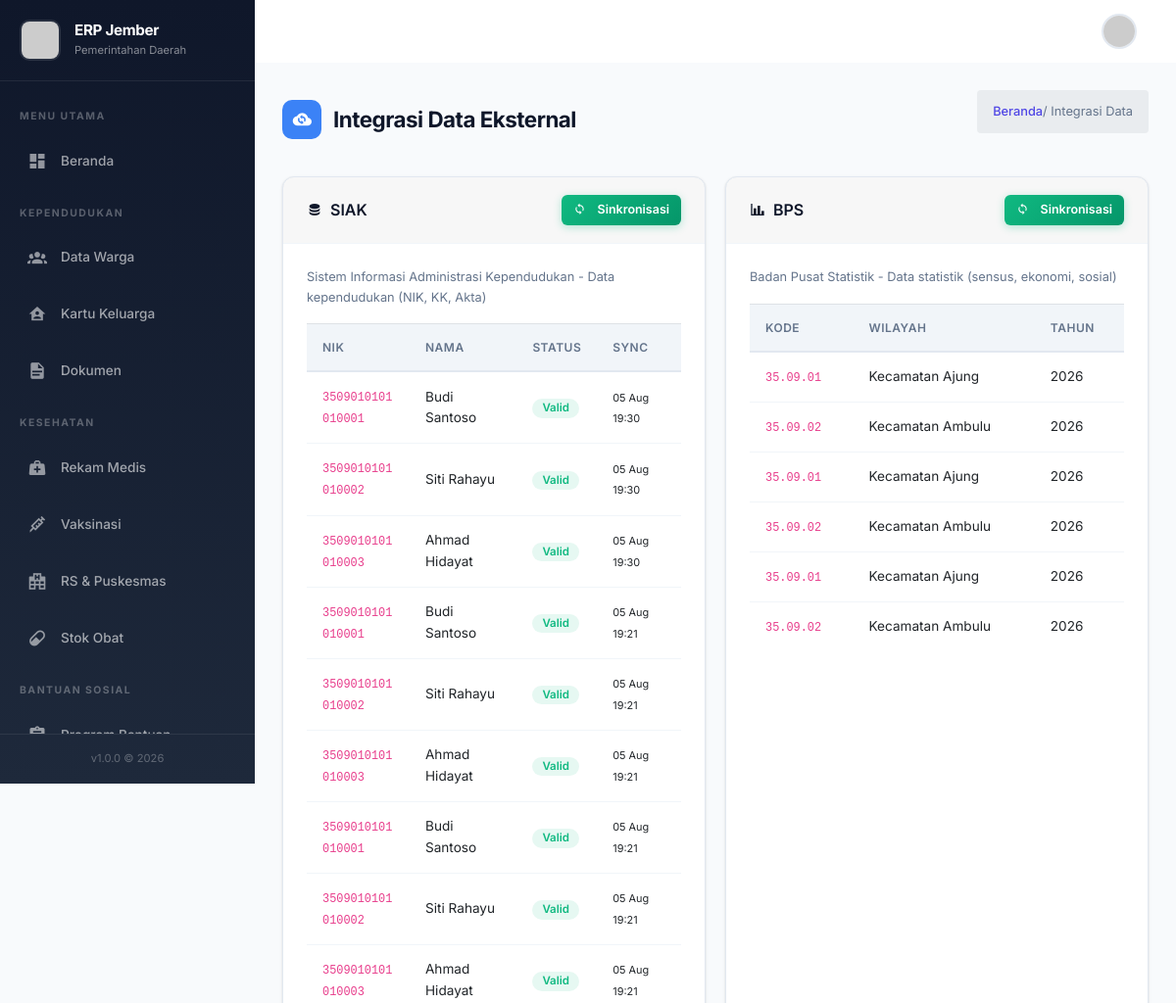
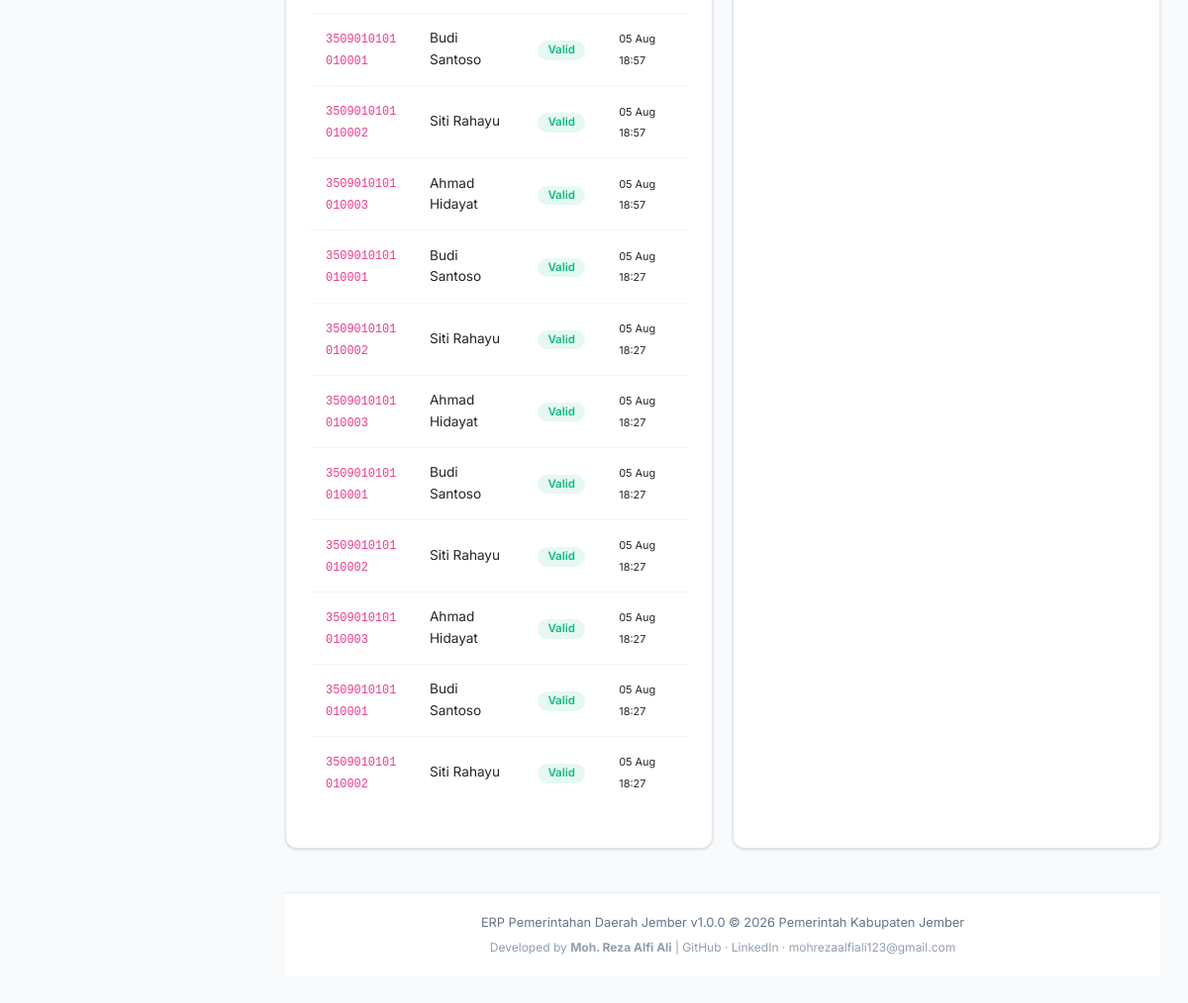
Page /modul/integrasi/siak.php (signed in) on the earlier database version (2 pictures, top to bottom).
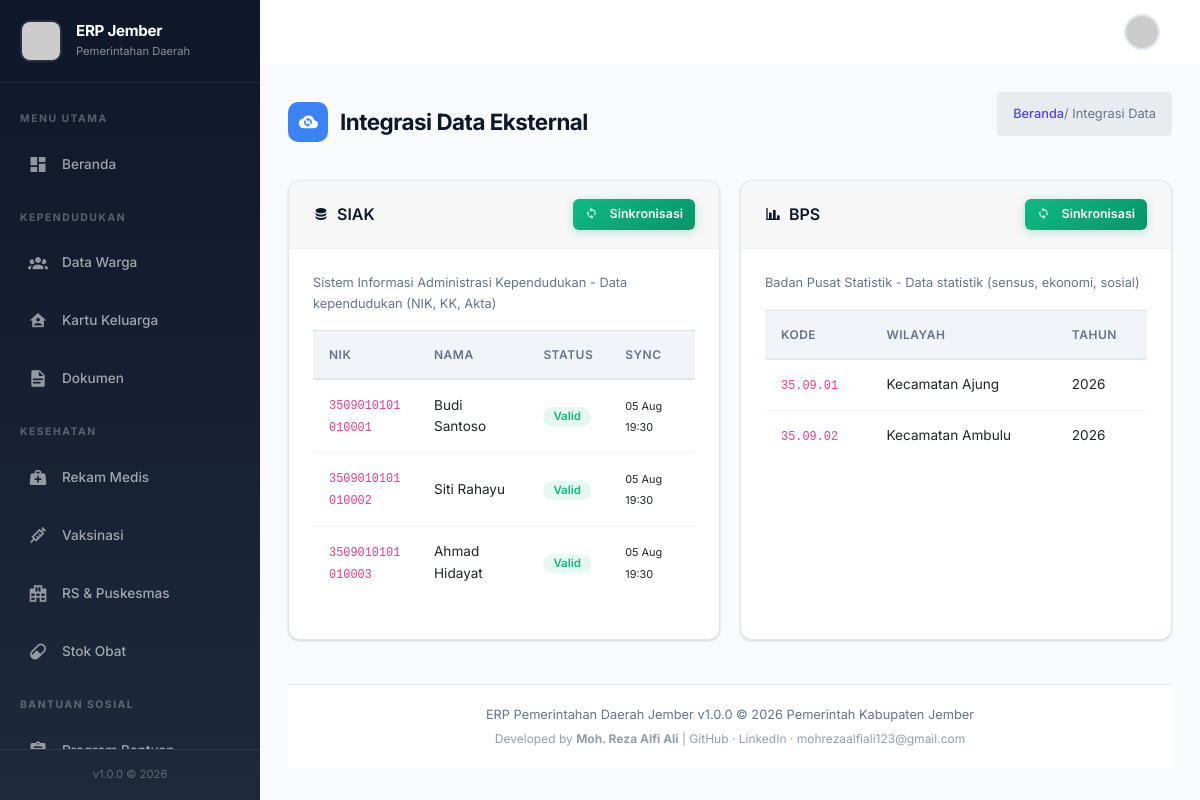
Same page on the later database version.
### tables this page shows
CREATE TABLE `tbl_siak_data` (
  `id` int(11) NOT NULL,
  `nik` varchar(16) NOT NULL,
  `nama` varchar(100) DEFAULT NULL,
  `data_json` longtext DEFAULT NULL,
  `terakhir_sinkron` datetime DEFAULT NULL,
  `status` enum('Valid','Invalid','Pending') DEFAULT 'Pending',
  `created_at` timestamp NOT NULL DEFAULT current_timestamp()
);

CREATE TABLE `tbl_bps_data` (
  `id` int(11) NOT NULL,
  `kode_wilayah` varchar(20) NOT NULL,
  `nama_wilayah` varchar(100) DEFAULT NULL,
  `data_statistik` longtext DEFAULT NULL,
  `tahun` int(11) DEFAULT NULL,
  `sumber` varchar(100) DEFAULT 'BPS',
  `created_at` timestamp NOT NULL DEFAULT current_timestamp()
);

### includes/functions.php (called while the page is built, shortened)
<?php
function sanitize($data) {
    return htmlspecialchars(trim($data), ENT_QUOTES, 'UTF-8');
}
function formatDate($date, $format = 'd-m-Y') {
    return date($format, strtotime($date));
}
function getCurrentUser($dbh) {
    $stmt = $dbh->prepare("SELECT u.*, r.nama_role, r.level_akses FROM tbl_users u JOIN tbl_roles r ON u.role_id = r.id WHERE u.id = :id");
    $stmt->execute([':id' => $_SESSION['user_id']]);
    return $stmt->fetch();
}

### modul/integrasi/siak.php (the view, shortened to what this page needs)
<?php
require_once '../../includes/auth.php';
$siakData = $dbh->query("SELECT * FROM tbl_siak_data ORDER BY terakhir_sinkron DESC LIMIT 20")->fetchAll();
$bpsData = $dbh->query("SELECT * FROM tbl_bps_data ORDER BY created_at DESC LIMIT 20")->fetchAll();
?>
<!DOCTYPE html>
<html lang="id">
<?php include '../../includes/head.php'; ?>
<body>
    <?php include '../../includes/header.php'; ?>
    <?php include '../../includes/sidebar.php'; ?>
    <div class="app-main">
        <div class="page-header">
            <h3>
                <span class="icon bg-info"><i class="mdi mdi-cloud-sync"></i></span>
                Integrasi Data Eksternal
            </h3>
            <div class="breadcrumb"><a href="../dashboard/index.php">Beranda</a> / Integrasi Data</div>
        </div>
        <div style="display:grid; grid-template-columns: repeat(auto-fit, minmax(400px, 1fr)); gap:20px;" class="mb-3">
            <div class="card">
                <div class="card-header d-flex justify-content-between align-items-center">
                    <h5 class="mb-0"><i class="mdi mdi-database mr-2"></i>SIAK</h5>
                    <form method="post">
                        <button type="submit" name="sync_siak" class="btn btn-success btn-sm"><i class="mdi mdi-sync mr-1"></i> Sinkronisasi</button>
                    </form>
                </div>
                <div class="card-body">
                    <p class="text-muted small">Sistem Informasi Administrasi Kependudukan - Data kependudukan (NIK, KK, Akta)</p>
                    <div class="table-responsive">
                        <table class="table table-sm">
                            <thead><tr><th>NIK</th><th>Nama</th><th>Status</th><th>Sync</th></tr></thead>
                            <tbody>
                                <?php if (empty($siakData)): ?>
                                    <tr><td colspan="4" class="text-center text-muted">Belum ada data. Klik sinkronisasi untuk mulai.</td></tr>
                                <?php else: foreach ($siakData as $row): ?>
                                <tr>
                                    <td><code><?= sanitize($row->nik) ?></code></td>
                                    <td><?= sanitize($row->nama) ?></td>
                                    <td><span class="badge badge-<?= $row->status === 'Valid' ? 'success' : 'warning' ?>"><?= $row->status ?></span></td>
                                    <td><small><?= formatDate($row->terakhir_sinkron, 'd M H:i') ?></small></td>
                                </tr>
                                <?php endforeach; endif; ?>
                            </tbody>
                        </table>
                    </div>
                </div>
            </div>
            <div class="card">
                <div class="card-header d-flex justify-content-between align-items-center">
                    <h5 class="mb-0"><i class="mdi mdi-chart-bar mr-2"></i>BPS</h5>
                    <form method="post">
                        <button type="submit" name="sync_bps" class="btn btn-success btn-sm"><i class="mdi mdi-sync mr-1"></i> Sinkronisasi</button>
                    </form>
                </div>
                <div class="card-body">
                    <p class="text-muted small">Badan Pusat Statistik - Data statistik (sensus, ekonomi, sosial)</p>
                    <div class="table-responsive">
                        <table class="table table-sm">
                            <thead><tr><th>Kode</th><th>Wilayah</th><th>Tahun</th></tr></thead>
                            <tbody>
                                <?php if (empty($bpsData)): ?>
                                    <tr><td colspan="3" class="text-center text-muted">Belum ada data.</td></tr>
                                <?php else: foreach ($bpsData as $row): ?>
                                <tr>
                                    <td><code><?= sanitize($row->kode_wilayah) ?></code></td>
                                    <td><?= sanitize($row->nama_wilayah) ?></td>
                                    <td><?= $row->tahun ?></td>
                                </tr>
                                <?php endforeach; endif; ?>
                            </tbody>
                        </table>
                    </div>
                </div>
            </div>
        </div>
        <?php include '../../includes/footer.php'; ?>
    </div>
</body>
</html>

### includes/head.php (shortened to what this page needs)
<?php
$__base = '';
if (strpos($_SERVER['PHP_SELF'], '/modul/') !== false) {
    $__base = '../../';
}
?>
<head>
    <link rel="stylesheet" href="<?= $__base ?>assets/vendors/mdi/css/materialdesignicons.min.css">
    <link rel="stylesheet" href="<?= $__base ?>assets/vendors/css/bootstrap.min.css">
    <link rel="stylesheet" href="<?= $__base ?>assets/vendors/css/vendor.bundle.base.css">
    <link rel="stylesheet" href="<?= $__base ?>assets/css/style.css">
</head>

### includes/header.php (shortened to what this page needs)
<?php
require_once __DIR__ . '/auth.php';
$currentUser = getCurrentUser($dbh);
?>
<nav class="app-header">
    <div class="header-right">
        <div class="header-profile" id="profileDropdown">
            <img src="<?= $__base ?>uploads/foto_profil/<?= $currentUser->foto ?>" alt="Profile" onerror="this.src='https://ui-avatars.com/api/?name=<?= urlencode($currentUser->nama_lengkap) ?>&background=4f46e5&color=fff&size=80'" style="object-fit:cover;">
        </div>
    </div>
</nav>

### includes/sidebar.php (shortened to what this page needs)
<?php
$currentModule = '';
$currentFile = basename($_SERVER['PHP_SELF']);
if (strpos($_SERVER['PHP_SELF'], '/modul/') !== false) {
    $segments = explode('/', $_SERVER['PHP_SELF']);
    foreach ($segments as $i => $seg) {
        if ($seg === 'modul' && isset($segments[$i + 1])) {
            $currentModule = $segments[$i + 1];
            break;
        }
    }
}
?>
<aside class="sidebar" id="sidebar">
    <div class="sidebar-brand">
        <img src="<?= $__base ?>uploads/logo/logo.png" alt="Logo" onerror="this.src='https://ui-avatars.com/api/?name=Jember&background=4f46e5&color=fff&size=80'">
        <div>
            <h5>ERP Jember</h5>
            <small>Pemerintahan Daerah</small>
        </div>
    </div>
    <div class="sidebar-nav">
        <div class="nav-category">Menu Utama</div>
        <ul class="nav">
            <li class="nav-item">
                <a class="nav-link <?= $currentModule === '' || $currentModule === 'dashboard' ? 'active' : '' ?>" href="<?= $__base ?>modul/dashboard/index.php">
                    <i class="mdi mdi-view-dashboard"></i><span>Beranda</span>
                </a>
            </li>
        </ul>
        <div class="nav-category">Kependudukan</div>
        <ul class="nav">
            <li class="nav-item">
                <a class="nav-link <?= $currentModule === 'kependudukan' && $currentFile === 'warga.php' ? 'active' : '' ?>" href="<?= $__base ?>modul/kependudukan/warga.php">
                    <i class="mdi mdi-account-group"></i><span>Data Warga</span>
                </a>
            </li>
            <li class="nav-item">
                <a class="nav-link <?= $currentFile === 'keluarga.php' ? 'active' : '' ?>" href="<?= $__base ?>modul/kependudukan/keluarga.php">
                    <i class="mdi mdi-home-account"></i><span>Kartu Keluarga</span>
                </a>
            </li>
            <li class="nav-item">
                <a class="nav-link <?= $currentFile === 'dokumen.php' ? 'active' : '' ?>" href="<?= $__base ?>modul/kependudukan/dokumen.php">
                    <i class="mdi mdi-file-document"></i><span>Dokumen</span>
                </a>
            </li>
        </ul>
        <div class="nav-category">Kesehatan</div>
        <ul class="nav">
            <li class="nav-item">
                <a class="nav-link <?= $currentFile === 'rekam_medis.php' ? 'active' : '' ?>" href="<?= $__base ?>modul/kesehatan/rekam_medis.php">
                    <i class="mdi mdi-medical-bag"></i><span>Rekam Medis</span>
                </a>
            </li>
            <li class="nav-item">
                <a class="nav-link <?= $currentFile === 'vaksinasi.php' ? 'active' : '' ?>" href="<?= $__base ?>modul/kesehatan/vaksinasi.php">
                    <i class="mdi mdi-needle"></i><span>Vaksinasi</span>
                </a>
            </li>
            <li class="nav-item">
                <a class="nav-link <?= $currentFile === 'rumah_sakit.php' ? 'active' : '' ?>" href="<?= $__base ?>modul/kesehatan/rumah_sakit.php">
                    <i class="mdi mdi-hospital-building"></i><span>RS & Puskesmas</span>
                </a>
            </li>
            <li class="nav-item">
                <a class="nav-link <?= $currentFile === 'stok_obat.php' ? 'active' : '' ?>" href="<?= $__base ?>modul/kesehatan/stok_obat.php">
                    <i class="mdi mdi-pill"></i><span>Stok Obat</span>
                </a>
            </li>
        </ul>
        <div class="nav-category">Bantuan Sosial</div>
        <ul class="nav">
            <li class="nav-item">
                <a class="nav-link <?= $currentFile === 'program.php' ? 'active' : '' ?>" href="<?= $__base ?>modul/bantuan_sosial/program.php">
                    <i class="mdi mdi-clipboard-text"></i><span>Program Bantuan</span>
                </a>
            </li>
        </ul>
    </div>
    <div class="sidebar-scroll-indicator">
        <div class="version">v<?= APP_VERSION ?> &copy; <?= date('Y') ?></div>
    </div>
</aside>

### includes/footer.php (shortened to what this page needs)
<footer class="app-footer">
    <div><?= APP_NAME ?> v<?= APP_VERSION ?> &copy; <?= date('Y') ?> Pemerintah Kabupaten Jember</div>
    <div style="font-size: 0.75rem; margin-top: 4px; opacity: 0.7;">
        Developed by <strong>Moh. Reza Alfi Ali</strong> |
        <a href="https://github.com/mrezaalfiali" target="_blank" style="color: inherit;">GitHub</a> ·
        <a href="https://linkedin.com/in/mohrezaalfiali" target="_blank" style="color: inherit;">LinkedIn</a> ·
        <a href="mailto:mohrezaalfiali123@gmail.com" style="color: inherit;">mohrezaalfiali123@gmail.com</a>
    </div>
</footer>

Differences in the rows shown:
removed tbl_siak_data: nik "3509010101010001", nama "Budi Santoso", status "Valid", terakhir_sinkron "05 Aug 19:21"
removed tbl_siak_data: nik "3509010101010002", nama "Siti Rahayu", status "Valid", terakhir_sinkron "05 Aug 19:21"
removed tbl_siak_data: nik "3509010101010003", nama "Ahmad Hidayat", status "Valid", terakhir_sinkron "05 Aug 19:21"
removed tbl_siak_data: nik "3509010101010001", nama "Budi Santoso", status "Valid", terakhir_sinkron "05 Aug 19:21"
removed tbl_siak_data: nik "3509010101010002", nama "Siti Rahayu", status "Valid", terakhir_sinkron "05 Aug 19:21"
removed tbl_siak_data: nik "3509010101010003", nama "Ahmad Hidayat", status "Valid", terakhir_sinkron "05 Aug 19:21"
removed tbl_siak_data: nik "3509010101010001", nama "Budi Santoso", status "Valid", terakhir_sinkron "05 Aug 18:57"
removed tbl_siak_data: nik "3509010101010002", nama "Siti Rahayu", status "Valid", terakhir_sinkron "05 Aug 18:57"
removed tbl_siak_data: nik "3509010101010003", nama "Ahmad Hidayat", status "Valid", terakhir_sinkron "05 Aug 18:57"
removed tbl_siak_data: nik "3509010101010001", nama "Budi Santoso", status "Valid", terakhir_sinkron "05 Aug 18:27"
removed tbl_siak_data: nik "3509010101010002", nama "Siti Rahayu", status "Valid", terakhir_sinkron "05 Aug 18:27"
removed tbl_siak_data: nik "3509010101010003", nama "Ahmad Hidayat", status "Valid", terakhir_sinkron "05 Aug 18:27"
removed tbl_siak_data: nik "3509010101010001", nama "Budi Santoso", status "Valid", terakhir_sinkron "05 Aug 18:27"
removed tbl_siak_data: nik "3509010101010002", nama "Siti Rahayu", status "Valid", terakhir_sinkron "05 Aug 18:27"
removed tbl_siak_data: nik "3509010101010003", nama "Ahmad Hidayat", status "Valid", terakhir_sinkron "05 Aug 18:27"
removed tbl_siak_data: nik "3509010101010001", nama "Budi Santoso", status "Valid", terakhir_sinkron "05 Aug 18:27"
removed tbl_siak_data: nik "3509010101010002", nama "Siti Rahayu", status "Valid", terakhir_sinkron "05 Aug 18:27"
removed tbl_bps_data: kode_wilayah "35.09.01", nama_wilayah "Kecamatan Ajung", tahun "2026"
removed tbl_bps_data: kode_wilayah "35.09.02", nama_wilayah "Kecamatan Ambulu", tahun "2026"
removed tbl_bps_data: kode_wilayah "35.09.01", nama_wilayah "Kecamatan Ajung", tahun "2026"
removed tbl_bps_data: kode_wilayah "35.09.02", nama_wilayah "Kecamatan Ambulu", tahun "2026"
